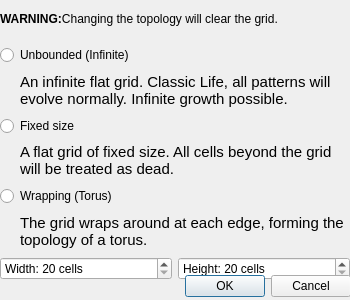
<?xml version="1.0" encoding="UTF-8"?>
<ui version="4.0">
  <class>TopologyDialog</class>
  <widget class="QDialog" name="TopologyDialog">
    <property name="geometry">
      <rect>
        <x>0</x>
        <y>0</y>
        <width>350</width>
        <height>300</height>
      </rect>
    </property>
    <property name="sizePolicy">
      <sizepolicy hsizetype="Ignored" vsizetype="Ignored">
        <horstretch>0</horstretch>
        <verstretch>0</verstretch>
      </sizepolicy>
    </property>
    <property name="windowTitle">
      <string>Change Neighbourhood Type</string>
    </property>
    <widget class="QWidget" name="centralWidget" native="true">
      <property name="geometry">
        <rect>
          <x>0</x>
          <y>0</y>
          <width>350</width>
          <height>280</height>
        </rect>
      </property>
      <property name="sizePolicy">
        <sizepolicy hsizetype="Ignored" vsizetype="Ignored">
          <horstretch>0</horstretch>
          <verstretch>0</verstretch>
        </sizepolicy>
      </property>
      <property name="toolTip">
        <string/>
      </property>
      <layout class="QVBoxLayout" name="verticalLayout">
        <item>
          <widget class="QLabel" name="warningLabel">
            <property name="text">
              <string>
                &lt;html&gt;&lt;head/&gt;&lt;body&gt;&lt;p&gt;&lt;span style=&quot; font-weight:600;&quot;&gt;
                WARNING:&lt;/span&gt;Changing the topology will clear the grid.&lt;/p&gt;&lt;/body&gt;&lt;/html&gt;
              </string>
            </property>
            <property name="wordWrap">
              <bool>true</bool>
            </property>
          </widget>
        </item>
        <item>
          <widget class="QRadioButton" name="unboundedRadioButton">
            <property name="text">
              <string>Unbounded (Infinite)</string>
            </property>
          </widget>
        </item>
        <item>
          <widget class="QLabel" name="unboundedLabel">
            <property name="text">
              <string>&lt;html&gt;&lt;head/&gt;&lt;body&gt;&lt;p&gt;&lt;span style=&quot; font-size:11pt;&quot;&gt;An
                infinite flat grid. Classic Life, all patterns will evolve normally. Infinite growth possible.&lt;/span&gt;&lt;/p&gt;&lt;/body&gt;&lt;/html&gt;
              </string>
            </property>
            <property name="wordWrap">
              <bool>true</bool>
            </property>
            <property name="indent">
              <number>20</number>
            </property>
          </widget>
        </item>
        <item>
          <widget class="QRadioButton" name="fixedRadioButton">
            <property name="text">
              <string>Fixed size</string>
            </property>
          </widget>
        </item>
        <item>
          <widget class="QLabel" name="fixedLabel">
            <property name="text">
              <string>
                &lt;html&gt;&lt;head/&gt;&lt;body&gt;&lt;p&gt;&lt;span style=&quot; font-size:11pt;&quot;&gt;
                A flat grid of fixed size. All cells beyond the grid will be treated as dead.&lt;/span&gt;&lt;/p&gt;
                &lt;/body&gt;&lt;/html&gt;
              </string>
            </property>
            <property name="wordWrap">
              <bool>true</bool>
            </property>
            <property name="indent">
              <number>20</number>
            </property>
          </widget>
        </item>
        <item>
          <widget class="QRadioButton" name="wrappingRadioButton">
            <property name="text">
              <string>Wrapping (Torus)</string>
            </property>
          </widget>
        </item>
        <item>
          <widget class="QLabel" name="wrappingLabel">
            <property name="text">
              <string>
                &lt;html&gt;&lt;head/&gt;&lt;body&gt;&lt;p&gt;&lt;span style=&quot; font-size:11pt;&quot;&gt;
                The grid wraps around at each edge, forming the topology of a torus.&lt;/span&gt;&lt;/p&gt;
                &lt;/body&gt;&lt;/html&gt;
              </string>
            </property>
            <property name="wordWrap">
              <bool>true</bool>
            </property>
            <property name="indent">
              <number>20</number>
            </property>
          </widget>
        </item>
        <item>
          <layout class="QHBoxLayout" name="widthHeightLayout">
            <item>
              <widget class="QSpinBox" name="widthSpinbox">
                <property name="sizePolicy">
                  <sizepolicy hsizetype="Preferred" vsizetype="Fixed">
                    <horstretch>0</horstretch>
                    <verstretch>0</verstretch>
                  </sizepolicy>
                </property>
                <property name="suffix">
                  <string> cells</string>
                </property>
                <property name="prefix">
                  <string>Width: </string>
                </property>
                <property name="minimum">
                  <number>20</number>
                </property>
                <property name="maximum">
                  <number>20000</number>
                </property>
                <property name="singleStep">
                  <number>20</number>
                </property>
              </widget>
            </item>
            <item>
              <widget class="QSpinBox" name="heightSpinbox">
                <property name="sizePolicy">
                  <sizepolicy hsizetype="Preferred" vsizetype="Fixed">
                    <horstretch>0</horstretch>
                    <verstretch>0</verstretch>
                  </sizepolicy>
                </property>
                <property name="suffix">
                  <string> cells</string>
                </property>
                <property name="prefix">
                  <string>Height: </string>
                </property>
                <property name="minimum">
                  <number>20</number>
                </property>
                <property name="maximum">
                  <number>20000</number>
                </property>
                <property name="singleStep">
                  <number>20</number>
                </property>
              </widget>
            </item>
          </layout>
        </item>
      </layout>
    </widget>
    <widget class="QDialogButtonBox" name="buttonBox">
      <property name="geometry">
        <rect>
          <x>0</x>
          <y>270</y>
          <width>351</width>
          <height>32</height>
        </rect>
      </property>
      <property name="standardButtons">
        <set>QDialogButtonBox::Cancel|QDialogButtonBox::Ok</set>
      </property>
    </widget>
  </widget>
  <resources/>
  <connections/>
</ui>
